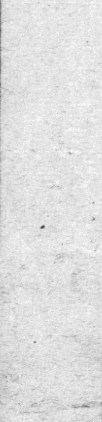
#> input picture data_generator/background/bk2.png, 102 x 422 px; its folder holds 3 pictures in this run
$ python generator_veri.py
#> lines starting #> are read from the running program, lines starting #| are printed output that depends on the picture; pictures that were not available may be replaced by others from this repository, and a replacement may not be noted
from PIL import Image, ImageDraw, ImageFont, ImageFilter
import random
import glob
import numpy as np
from to_dictionary import to_dictionary
import os
import cv2
from chinese_tra_alphabets import alphabet
from nespaper_semantics import seg_str
# [9 lines of commented-out code are left out]

'''
1. 从文字库随机选择10个字符
2. 生成图片
3. 随机使用函数
'''

# 从字库中随机选择n个字符
def sto_choice_from_info_str(info_str,quantity):
    start = random.randint(0, len(info_str)-(quantity+1))
    end = start + quantity
    random_word = info_str[start:end]

    return random_word

def random_word_color():
    # font_color_choice = [[54,54,54],[54,54,54],[105,105,105]]
    font_color_choice = [[10, 10, 10], [5, 5, 5], [0, 0, 0]]
    font_color = random.choice(font_color_choice)
    print('font_color：', font_color)
    noise = np.array([random.randint(0,2),random.randint(0,2),random.randint(0,2)])
    font_color = (np.array(font_color) + noise).tolist()

    return tuple(font_color)

# 生成一张图片
def create_an_image(bground_path, width, height):
#> called with bground_path = './background/', width = 32, height = 200
    bground_list = os.listdir(bground_path)
    bground_choice = random.choice(bground_list)
    bground = Image.open(bground_path+bground_choice)
#> bground is the input picture: PIL image 102x422 RGB; mean R, G, B 223.7, 223.6, 223.7
    #print('background:',bground_choice)
    # print('bground.size[0],bground.size[1]:',bground.size[0],bground.size[1])
    x, y = random.randint(0,bground.size[0]-width), random.randint(0, bground.size[1]-height)
#> x = 5; y = 66
    # print('x,y',x,y)
    bground = bground.crop((x, y, x+width, y+height))
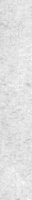
#> bground: PIL image 32x200 RGB; mean R, G, B 225, 225, 225
    # print('bground.size',bground.size)
    return bground

# 选取作用函数
def random_choice_in_process_func():
    pass

# 模糊函数
# [15 lines left out: function darken_func, not called in this run]

# 旋转函数
def rotate_func():
    pass

# 噪声函数
def random_noise_func():
    pass

# 字体拉伸函数
def stretching_func():
    pass

# 随机选取文字贴合起始的坐标, 根据背景的尺寸和字体的大小选择
def random_x_y(bground_size, font_size):
    width, height = bground_size
    print('bground_size:',bground_size)
    print('font_size:',font_size)
    # 为防止文字溢出图片，x，y要预留宽高
    # x = random.randint(0, width - font_size * 10)
    # y = random.randint(0, int((height-font_size)/4))
    """====notice notice===="""
    #10个字要减140 9个字要减100 8个字要减80 7个字要减40 6个字要减20 5个字以下不用减
    x = random.randint(3, int((width - font_size) / 2))
    y = random.randint(10, height - font_size * 7)

    return x, y

def random_font_size():
    font_size = random.randint(22,25)

    return font_size

def random_font(font_path):
    font_list = os.listdir(font_path)
    random_font = random.choice(font_list)

    return font_path + random_font
def add_white_noise(image):
    # print(image.shape)
    rows, cols, dims = image.shape

    random_index=random.randint(10,100)
    for i in range(random_index):
        x = np.random.randint(2, rows)
        y = np.random.randint(2, cols)

        if random.getrandbits(1):
            image[x-1:x+1, y-1:y+1, :] = 180
        else:
            image[x, y, :] = 180
    return image

def main(infostr,save_path, num,words_lenght,width,height):
    # 随机选取5个字符
    random_word_ori = sto_choice_from_info_str(infostr,words_lenght)
    # print('random_word:',random_word)
    random_word=''.join([i+'\n' for i in random_word_ori if i not in [':','(',')','｢','｣']])
    # print('random_word:', random_word)
    # 生成一张背景图片，已经剪裁好，宽高为280*32
    raw_image = create_an_image('./background/',width,height)

    # 随机选取字体大小
    font_size = random_font_size()
    # 随机选取字体
    font_name = random_font('./font/')
    # 随机选取字体颜色
    font_color = random_word_color()
    #
    # 随机选取文字贴合的坐标 x,y
    draw_x, draw_y = random_x_y(raw_image.size, font_size)
#> draw_x = 3; draw_y = 14

    # 将文本贴到背景图片
    font = ImageFont.truetype(font_name, font_size)
    # print('font:',font)
    draw = ImageDraw.Draw(raw_image)
    draw.text((draw_x, draw_y), random_word, fill=font_color, font=font)
    raw_image = raw_image.rotate(0.3)
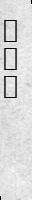
#> raw_image: PIL image 32x200 RGB; mean R, G, B 216.4, 216.4, 216.5
    image = add_white_noise(np.array(raw_image)[...,::-1])
    # [8 lines of commented-out code are left out]
    img_name=save_path+'/'+'fake_'+str(words_lenght)+'_'+str(num)+'.jpg'
    cv2.imwrite(img_name,image)
    with open(img_name.replace('.jpg','.txt'), 'w', encoding='utf-8') as file:
        [file.write(val) for val in random_word_ori]
def make_fake_data():
    info_str = seg_str
    print(len(info_str))
    words_lenght = 3
    output_path = 'data_set/fake_one_'+str(words_lenght)
    if not os.path.exists(output_path):
        os.mkdir(output_path)
    # 图片标签
    # file  = open('data_set/val_set.txt', 'w', encoding='utf-8')
    # print(file)
    if words_lenght<6:
        width=32
        height=200
    elif 6<=words_lenght<7:
        width = 32
        height = 220

    elif 7<=words_lenght<8:
        width = 32
        height = 240
    elif 8 <= words_lenght < 9:
        width = 32
        height = 280
    elif 9 <= words_lenght < 10:
        width = 32
        height = 300
    else:
        width = 32
        height = 340
    total = 1000
    for num in range(0, total):
        main(info_str,output_path, num,words_lenght,width,height)
        if num % 1000 == 0:
            print('[%d/%d]' % (num, total))
#> pass 2 of the loop in make_fake_data, `for num in range(0, total):`:
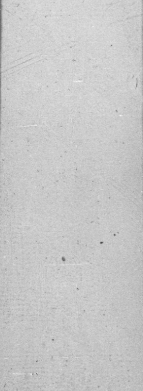
#> input picture data_generator/background/bk3.png, 143 x 391 px
#> in create_an_image, bground is the input picture: PIL image 143x391 RGB; mean R, G, B 199.4, 199.4, 199.4
#> in create_an_image (call 2), `bground = bground.crop((x, y, x+width, y+height))`:
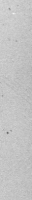
#> bground: PIL image 32x200 RGB; min 106, max 243, mean 195.5
#> in main (call 2), `raw_image = raw_image.rotate(0.3)`:
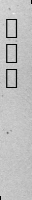
#> raw_image: PIL image 32x200 RGB; mean R, G, B 189.5, 189.6, 189.5
#根据标注的报纸制作假的语义库
# [21 lines left out: function make_fake_word_library, not called in this run]
if __name__ == '__main__':
    #用alphat制作的假数据
    make_fake_data()
    # make_fake_word_library()
